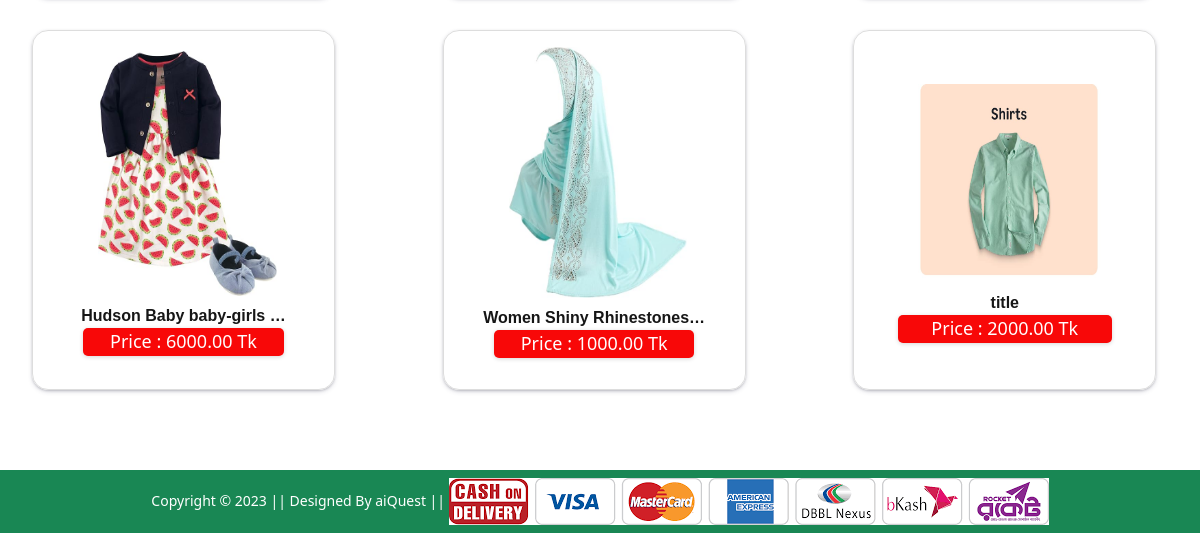
Before: / (lower part) with the older database file.
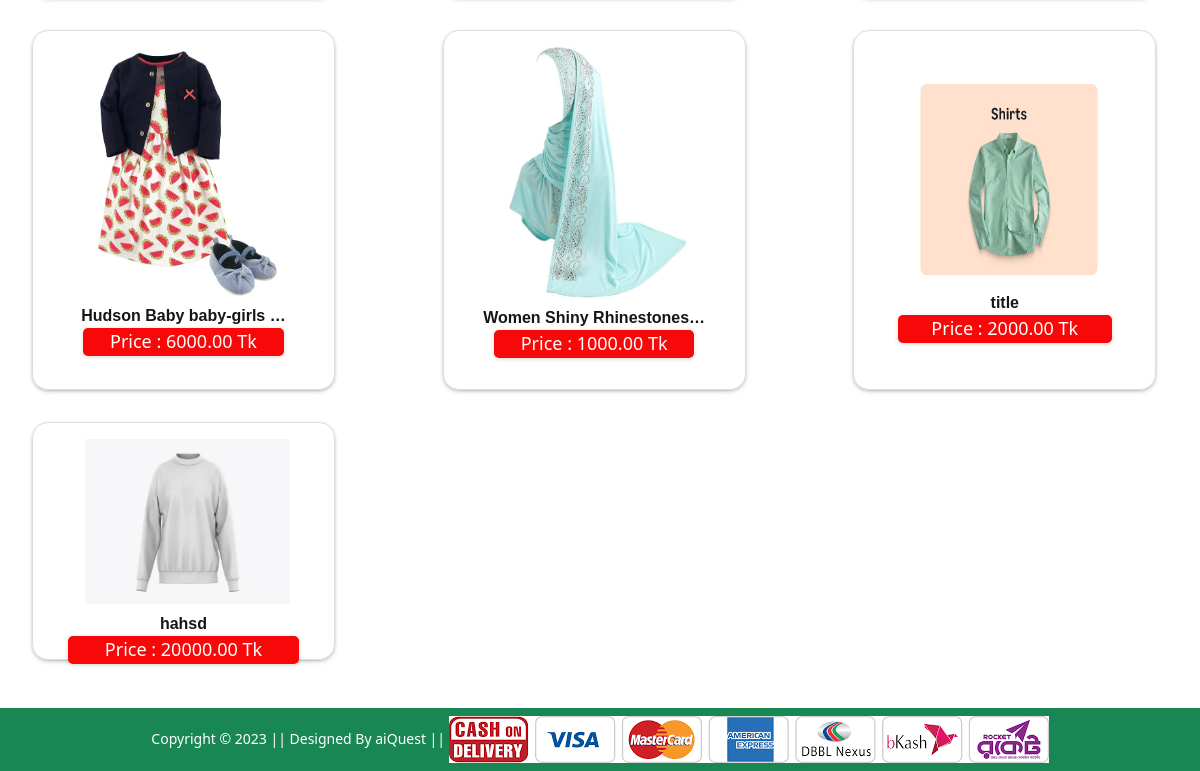
After: the same page with the newer database file.
### Shop/models.py (models this page shows, shortened)
class product_model(models.Model):
    title = models.CharField(max_length=50)
    description = models.TextField()
    price = models.DecimalField(max_digits=10, decimal_places=2)
    image = models.ImageField(upload_to='products/')
    quantity = models.IntegerField()
    created_at = models.DateTimeField(auto_now_add=True)
    updated_at = models.DateTimeField(auto_now=True)
    decounted_price = models.IntegerField()
    brand = models.CharField(max_length=20)
    category = models.CharField(max_length=20 , choices=catagory_choice)

### Shop/views.py (the view)
# urls.py: 2. Add a URL to urlpatterns:  path('', views.home, name='home')
def home(request):
     banners = banner.objects.all()
     all = product_model.objects.all()
     return render(request, 'Shop/home.html' , {'banners':banners , 'all':all})

### Shop/templates/Shop/home.html (shortened to what this page needs)
{% extends 'Shop/base.html' %}
{% load static %}
{% block main-content %}
<div class="data-image">
{% for i in all%}
            <div class="style_image">
                <a href="{% url 'product-detail' i.id i.price %}">
                        <img src="{{i.image.url}}">
                        <p class="product_title">{{i.title|truncatechars:24}}</p>
                        <h3 class="product-price"> <span>Price </span>: {{i.price }} Tk</h3>
                </a>
            </div>
{%endfor%}
        <div>
        </div>
    </div>
{% endblock main-content %}

Changed rows visible on the page:
added product_model: image (picture), title "hahsd", price "20000.00"
